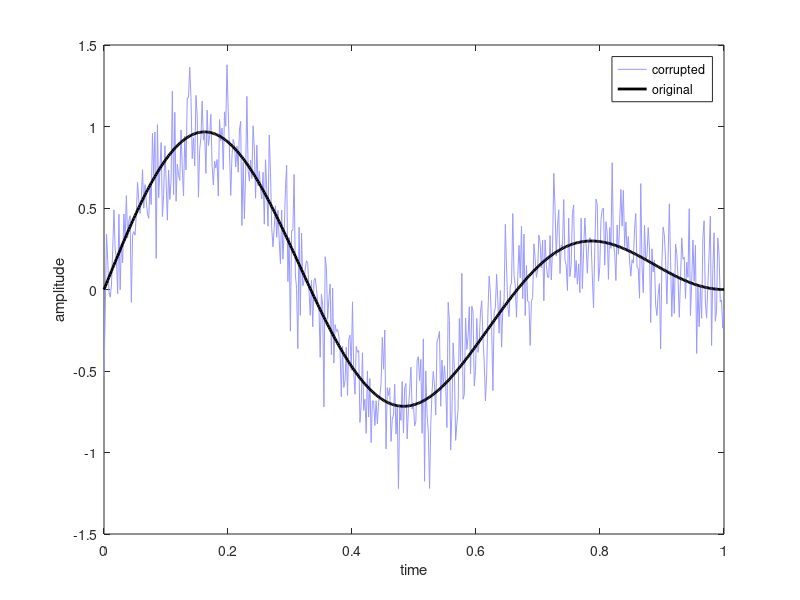

Write the MATLAB code that produced this figure. (Note: this script raises an error after producing the figure.)
%% Joe Webster
% Lydia De Wolfe | Dr. Yijia Liu
% Lab 10 
%

% fake a corrupted signal
n    = 5;
xcor = randn(n,1);

% the delta parameter
delta = 10;

% the sparse identity matrix
I = speye(n);

% a vector of all 1s
e = ones(n,1);

% the sparse D matrix
D = spdiags( [-e,e], [0,1], n-1, n );

% A is just I stacked on top of delta D
A = [ I; delta*D ];

% b is xcor stacked on top of n-1 zeros
b = [ xcor; zeros(n-1,1) ];

% make sure the pieces look right
disp('A = ')
disp(A)

disp('full(A) = ')
disp(full(A))

disp('b = ')
disp(b)


%% Part 1

% generate the noisy signal
n = 500;
t = linspace(0,1,n)';
x = sin( 3*pi*t ).*cos(pi/2*t);
rng(1);
xcor = x + 0.2*randn(n,1);

% the delta parameter
delta = 1;

% TASK: Define the matrix A1

% TASK: Define the vector b1

% find the solution
if exist('A1','var') & exist('b1','var')
    y1 = A1\b1;
    % make sure that A is a sparse matrix
    if ~issparse(A1)
       error('Error: ''A1'' needs to be a sparse matrix.'); 
    end
else
    warning( 'Not all variables are defined.' );
end


% plot the data
figure(1);
plot( t, xcor, 'Color', [.6,.6,1] );
hold on;
plot( t, x, 'k', 'LineWidth', 2 );
if exist('y1','var')
    plot( t, y1, 'r', 'LineWidth', 2 );
    legend( 'corrupted', 'original', 'reconstructed' );
else
    legend( 'corrupted', 'original' );
end
hold off;
xlabel('time');
ylabel('amplitude');

%% Part 2: Another small example
%
%  Starting small to make sure the matrices and vectors look right.

% fake a corrupted signal
n    = 5;
xcor = randn(n,1);

% the delta parameter
delta = 10;

% the sparse identity matrix
I = speye(n);

% a vector of all 1s
e = ones(n,1);

% TASK: the sparse D2 matrix

% A is just I stacked on top of D
A = [ I; delta*D2 ];

% b is xcor stacked on top of n-2 zeros
b = [ xcor; zeros(n-2,1) ];

% make sure the pieces look right
disp('A = ')
disp(A)

disp('full(A) = ')
disp(full(A))

disp('b = ')
disp(b)

%% Part 3

% generate the signal again
n = 500;
t = linspace(0,1,n)';
x = sin( 3*pi*t ).*cos(pi/2*t);
rng(1);
xcor = x + 0.2*randn(n,1);

% the delta parameter
delta = 1;

% TASK: Define the matrix A3

% TASK: Define the vector b3

% TASK: Define the vector y3

for v={ 'A3', 'b3', 'y3' }
   if ~exist(char(v),'var')
       warning( sprintf('variable ''%s'' is not defined.', char(v) ) );
   end
end

% make sure that A is a sparse matrix
if exist('A3', 'var') & ~issparse(A3)
   error('Error: ''A3'' needs to be a sparse matrix.'); 
end


% plot the data
figure(1);
plot( t, xcor, 'Color', [.6,.6,1] );
hold on;
plot( t, x, 'k', 'LineWidth', 2 );
if exist('y3','var')
    plot( t, y3, 'r', 'LineWidth', 2 );
    legend( 'corrupted', 'original', 'reconstructed' );
else
    legend( 'corrupted', 'original' );
end
hold off;
xlabel('time');
ylabel('amplitude');
